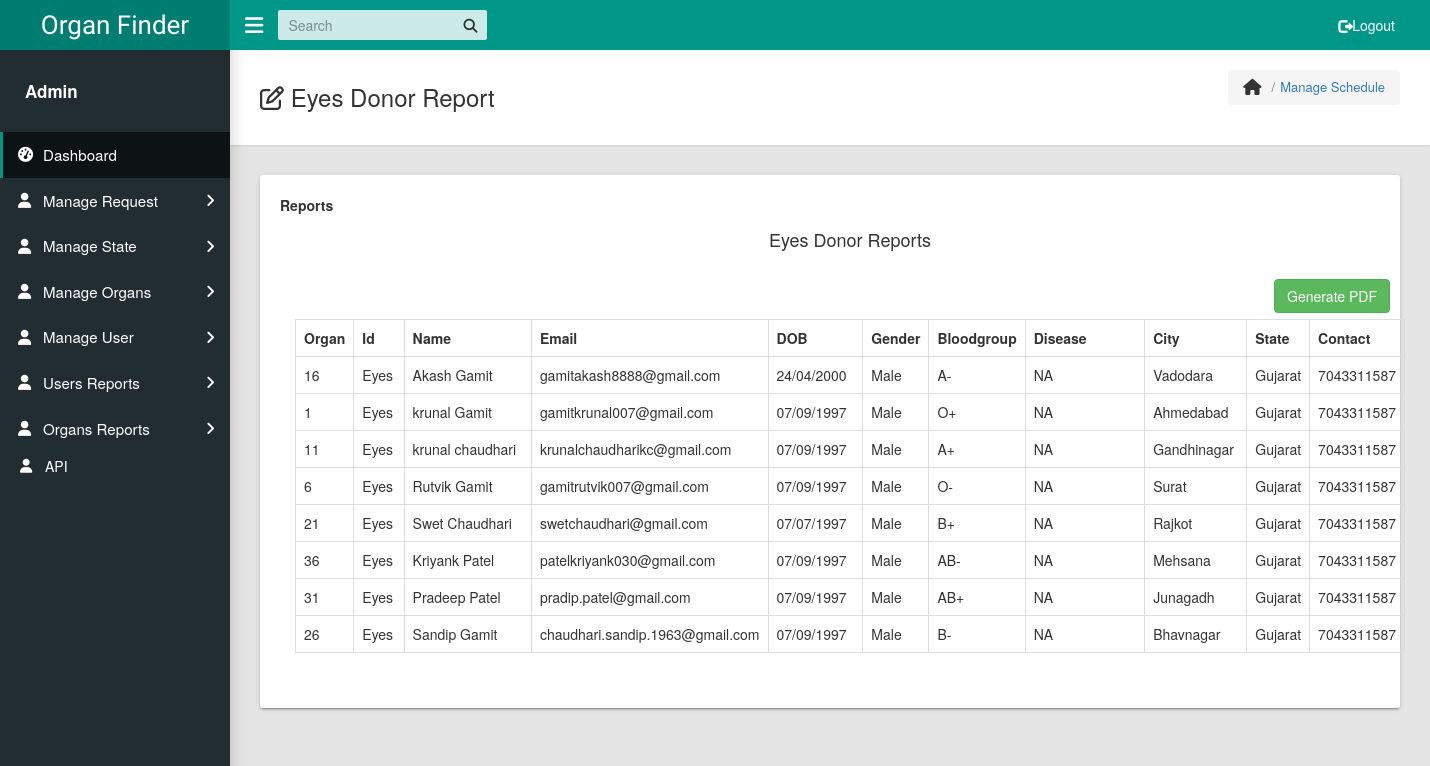
/reports/EyeDonorReport.php, run on the app's committed database.
### tables this page shows
CREATE TABLE `donorreg` (
  `id` int(11) NOT NULL,
  `d_name` varchar(50) NOT NULL,
  `d_email` varchar(50) NOT NULL,
  `d_pass` varchar(50) NOT NULL,
  `d_dob` varchar(50) NOT NULL,
  `d_gender` varchar(50) NOT NULL,
  `d_bloodgroup` varchar(50) NOT NULL,
  `d_disease` varchar(100) NOT NULL,
  `d_state` varchar(100) NOT NULL,
  `d_category` varchar(150) NOT NULL,
  `d_city` varchar(100) NOT NULL,
  `d_contact` varchar(100) NOT NULL
);

### reports/EyeDonorReport.php (the view, shortened to what this page needs)
<?php
 function fetch_data()
 {
      $output = '';
    include "../config.php";
    $sql = "SELECT * FROM donorreg Where d_category='eyes' ";
      $result = mysqli_query($conn, $sql);
      while($row = mysqli_fetch_array($result))
      {
      $output .= '<tr>
                          <td>'.$row["id"].'</td>
                          <td>'.$row["d_category"].'</td>
                          <td>'.$row["d_name"].'</td>
                          <td>'.$row["d_email"].'</td>
                          <td>'.$row["d_dob"].'</td>
                          <td>'.$row["d_gender"].'</td>
                          <td>'.$row["d_bloodgroup"].'</td>
                          <td>'.$row["d_disease"].'</td>
                          <td>'.$row["d_city"].'</td>
                          <td>'.$row["d_state"].'</td>
                          <td>'.$row["d_contact"].'</td>
                     </tr>
                          ';
      }
      return $output;
 }
 ?>
<!DOCTYPE html>
<html lang="en">
<head>
    <link rel="stylesheet" type="text/css" href="../css/main.css">
	<link rel="stylesheet" href="https://maxcdn.bootstrapcdn.com/bootstrap/3.4.0/css/bootstrap.min.css">
    <link rel="stylesheet" type="text/css" href="../../../maxcdn.bootstrapcdn.com/font-awesome/4.7.0/css/font-awesome.min.css">
  </head>
  <body class="app sidebar-mini rtl">
    <header class="app-header"><a class="app-header__logo" href="../dashboard.php">Organ Finder</a>
      <a class="app-sidebar__toggle" href="#" data-toggle="sidebar" aria-label="Hide Sidebar"></a>
      <ul class="app-nav">
        <li class="app-search">
          <input class="app-search__input" type="search" placeholder="Search">
          <button class="app-search__button"><i class="fa fa-search"></i></button>
        </li>
    			<li class="app-nav">
				<a class="treeview-item" href="logout.php"><i class="glyphicon glyphicon-log-out"></i> Logout</a>
				</li>
    </header>
    <aside class="app-sidebar">
      <div class="app-sidebar__user"><img class="app-sidebar__user-avatar" src="admin.png" alt="">
        <div>
          <p class="app-sidebar__user-name"><b>Admin</b></p>
        </div>
      </div>
      <ul class="app-menu">
        <li><a class="app-menu__item active" href="../dashboard.php"><i class="app-menu__icon fa fa-dashboard"></i><span class="app-menu__label">Dashboard</span></a></li>
	<li class="treeview"><a class="app-menu__item" href="#" data-toggle="treeview"><i class="app-menu__icon fa fa-user">
      </i><span class="app-menu__label">Manage Request</span><i class="treeview-indicator fa fa-angle-right"></i></a>
        </li>
        <li class="treeview"><a class="app-menu__item" href="#" data-toggle="treeview"><i class="app-menu__icon fa fa-user"></i><span class="app-menu__label">Manage State</span><i class="treeview-indicator fa fa-angle-right"></i></a>
        </li>
       <li class="treeview"><a class="app-menu__item" href="#" data-toggle="treeview"><i class="app-menu__icon fa fa-user"></i><span class="app-menu__label">Manage Organs</span><i class="treeview-indicator fa fa-angle-right"></i></a>
        </li>
        <li class="treeview"><a class="app-menu__item" href="#" data-toggle="treeview"><i class="app-menu__icon fa fa-user"></i><span class="app-menu__label">Manage User</span><i class="treeview-indicator fa fa-angle-right"></i></a>
        </li>
		<li class="treeview"><a class="app-menu__item" href="#" data-toggle="treeview"><i class="app-menu__icon fa fa-user"></i><span class="app-menu__label"> Users Reports</span><i class="treeview-indicator fa fa-angle-right"></i></a>
		  </li>
		  <li class="treeview"><a class="app-menu__item" href="#" data-toggle="treeview"><i class="app-menu__icon fa fa-user"></i>
		<span class="app-menu__label">Organs Reports</span><i class="treeview-indicator fa fa-angle-right"></i></a>
		  </li>
		  <li><a class="treeview-item" href="../api.php"><i class="app-menu__icon fa fa-user"></i> API</a></li>
      </ul>
    </aside>
    <main class="app-content">
      <div class="app-title">
        <div>
          <h1><i class="fa fa-edit"></i> Eyes Donor Report</h1>
        </div>
        <ul class="app-breadcrumb breadcrumb">
          <li class="breadcrumb-item"><i class="fa fa-home fa-lg"></i></li>
          <li class="breadcrumb-item"><a href="#">Manage Schedule</a></li>
        </ul>
      </div>
      <div class="row">
        <div class="col-md-12">
          <div class="tile">
            <div class="row">
              <div class="col-lg-6">
                  <div class="form-group">
                  <label for="exampleSelect1">Reports</label>
            			<div class="container">
                 <h4 align="center">Eyes Donor Reports</h4><br />
                 <div class="table-responsive">
                    <div class="col-md-12" align="right">
                     <form method="post">
                          <input type="submit" name="generate_pdf" class="btn btn-success" value="Generate PDF" />
                     </form>
                     </div>
                     <br/>
                     <br/>
                     <table class="table table-bordered">
                          <tr>
                               <th width="5%">Organ</th>
                               <th width="5%">Id</th>
                               <th width="20%">Name</th>
                               <th width="20%">Email</th>
                               <th width="10%">DOB</th>
                               <th width="5%">Gender</th>
                               <th width="5%">Bloodgroup</th>
                               <th width="20%">Disease</th>
                               <th width="10%">City</th>
                               <th width="10%">State</th>
                               <th width="15%">Contact</th>
                          </tr>
                     <?php
                     echo fetch_data();
                     ?>
                     </table>
                  	</div>
                  </div>
                </div>
            </div>
          </div>
        </div>
      </div>
    </main>
	</body>
</html>

### data on the page
donorreg: id "16", d_category "Eyes", d_name "Akash Gamit", d_email "gamitakash8888@gmail.com", d_dob "24/04/2000", d_gender "Male", d_bloodgroup "A-", d_disease "NA", d_city "Vadodara", d_state "Gujarat", d_contact "7043311587"
donorreg: id "1", d_category "Eyes", d_name "krunal Gamit", d_email "gamitkrunal007@gmail.com", d_dob "07/09/1997", d_gender "Male", d_bloodgroup "O+", d_disease "NA", d_city "Ahmedabad", d_state "Gujarat", d_contact "7043311587"
donorreg: id "11", d_category "Eyes", d_name "krunal chaudhari", d_email "krunalchaudharikc@gmail.com", d_dob "07/09/1997", d_gender "Male", d_bloodgroup "A+", d_disease "NA", d_city "Gandhinagar", d_state "Gujarat", d_contact "7043311587"
donorreg: id "6", d_category "Eyes", d_name "Rutvik Gamit", d_email "gamitrutvik007@gmail.com", d_dob "07/09/1997", d_gender "Male", d_bloodgroup "O-", d_disease "NA", d_city "Surat", d_state "Gujarat", d_contact "7043311587"
donorreg: id "21", d_category "Eyes", d_name "Swet Chaudhari", d_email "swetchaudhari@gmail.com", d_dob "07/07/1997", d_gender "Male", d_bloodgroup "B+", d_disease "NA", d_city "Rajkot", d_state "Gujarat", d_contact "7043311587"
donorreg: id "36", d_category "Eyes", d_name "Kriyank Patel", d_email "patelkriyank030@gmail.com", d_dob "07/09/1997", d_gender "Male", d_bloodgroup "AB-", d_disease "NA", d_city "Mehsana", d_state "Gujarat", d_contact "7043311587"
donorreg: id "31", d_category "Eyes", d_name "Pradeep Patel", d_email "pradip.patel@gmail.com", d_dob "07/09/1997", d_gender "Male", d_bloodgroup "AB+", d_disease "NA", d_city "Junagadh", d_state "Gujarat", d_contact "7043311587"
donorreg: id "26", d_category "Eyes", d_name "Sandip Gamit", d_email "chaudhari.sandip.1963@gmail.com", d_dob "07/09/1997", d_gender "Male", d_bloodgroup "B-", d_disease "NA", d_city "Bhavnagar", d_state "Gujarat", d_contact "7043311587"
